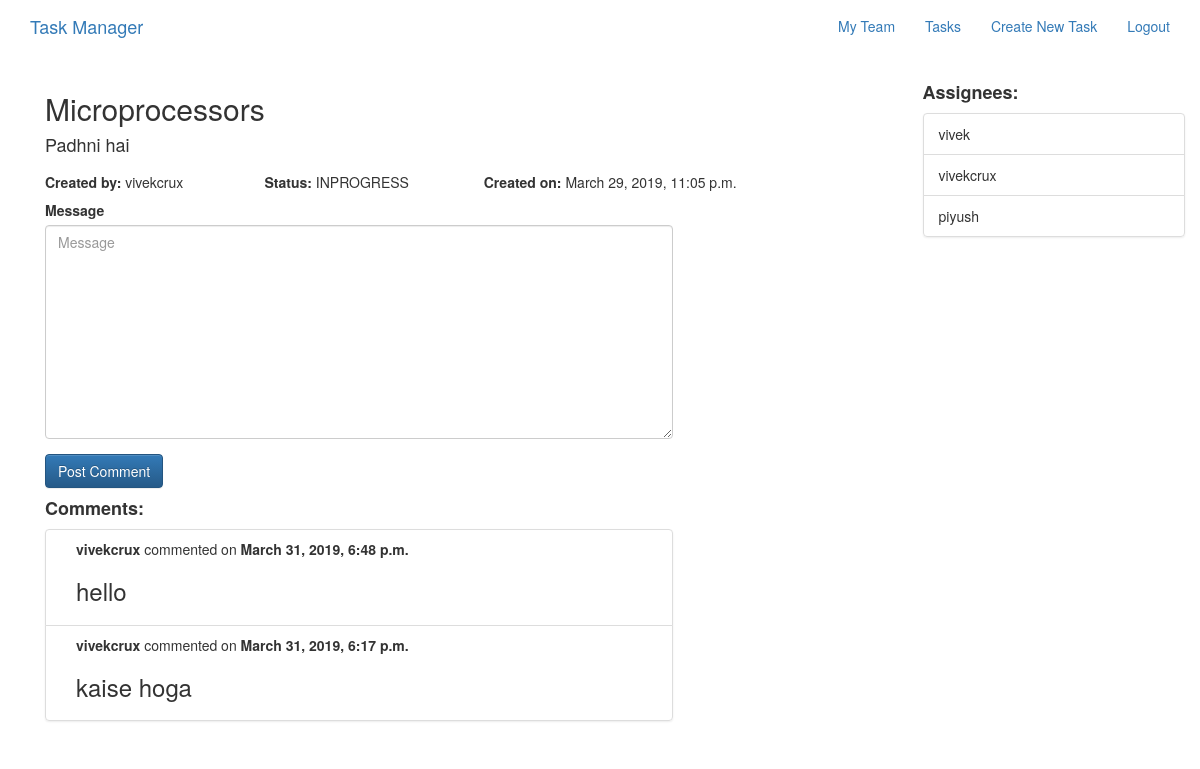
The app's page /tasks/about/microprocessors/ (signed in) with its own data.
### tasks/models.py (models this page shows, shortened)
class Task(models.Model):
    title = models.CharField(max_length=255,unique=True)
    description = models.TextField(blank=True,default='')
    STATUS_CHOICES = (
        ("PLANNED", "Planned"),
        ("INPROGRESS", "Inprogress"),
        ("DONE", "Done"),
    )
    status = models.CharField(max_length=10,
                              choices=STATUS_CHOICES,
                              default="PLANNED")
    slug = models.SlugField(allow_unicode=True,unique=True)
    creator = models.ForeignKey(User,related_name="tasks",on_delete=models.CASCADE)
    created_at = models.DateTimeField(auto_now=True)
    assignees = models.ManyToManyField(User,through="TaskAssignees")
    class Meta:
        ordering = ["-created_at"]

class Comment(models.Model):
    message = models.TextField()
    user = models.ForeignKey(User,related_name="user_comments",on_delete=models.CASCADE)
    task = models.ForeignKey(Task,related_name="task_comments",on_delete=models.CASCADE)
    created_at = models.DateTimeField(auto_now=True)
    class Meta:
        ordering = ["-created_at"]
        unique_together = ("message","user")

### tasks/views.py (the view)
# urls.py: url(r"^about/(?P<slug>[-\w]+)/$",views.TaskDetail.as_view(),name="single"),
class TaskDetail(LoginRequiredMixin,generic.DetailView):
    model = Task
    def get_context_data(self, **kwargs):
        context = super(TaskDetail, self).get_context_data(**kwargs)
        context['comment_form'] = CommentForm
        context['assign_task_form'] = AssignTaskForm
        return context

### teams/templatetags/team_tags.py (called while the page is built)
@register.simple_tag(takes_context=True)
def getteam(context):
    try:
        request = context['request']
        user = User.objects.get(username=request.user.username)
        team = user.members.team
    except ObjectDoesNotExist:
        team = None
    return team

### tasks/templates/tasks/task_detail.html (shortened to what this page needs)
{% extends "tasks/task_base.html" %}
{% load bootstrap3 %}
{% load tz %}
{% block task_content %}
{% if task.creator == request.user or task.creator.members.team == request.user.members.team %}
<div class="col-md-9">
  <h2>
    {{ task.title }}
  </h2>
  <h4>{{ task.description }}</h4>
  <div class="row">
    <div class="col-md-3">
      <h5><strong>Created by: </strong>{% if request.user == task.creator %}You{% else %}{{ task.creator }}{% endif %}</h5>
    </div>
    <div class="col-md-3">
      <h5><strong>Status: </strong>{{ task.status }}</h5>
    </div>
    <div class="col-md-6">
      <h5><strong>Created on: </strong>{{ task.created_at|localtime }}</h5>
    </div>
  </div>
<div class="row">
  <div class="col-md-9">
    <form action="{% url 'tasks:comment' slug=task.slug username=request.user %}" method="POST">
      {% bootstrap_form comment_form %}
      <input type="submit" name="" value="Post Comment" class="btn btn-primary btn-large">
    </form>
  </div>
  <div class="col-md-9">
    <h4>
    {% if task.task_comments.count > 0 %}
    <strong>Comment{{ task.task_comments.count|pluralize }}:</strong>
    {% endif %}
    </h4>
    <div class="list-group">
      {% for comment in task.task_comments.all %}
      <div class="list-group-item">
        <div class="list-group-item-text container-fluid">
          <div class="row">
            <div class="col-md-12">
              <strong>{{ comment.user }}</strong> commented on <strong>{{ comment.created_at|localtime }}</strong>
            </div>
            <div class="col-md-12">
                <h3>{{ comment.message }}</h3>
            </div>
          </div>
        </div>
      </div>
      {% endfor %}
    </div>
  </div>
</div>
</div>
<div class="col-md-3">
    <h4>
      <strong>Assignee{{ task.assignees.count|pluralize }}:</strong>
    </h4>
    <div class="list-group">
      {% for assignee in task.assignees.all %}
      <div class="list-group-item">
        {{ assignee }}
      </div>
      {% endfor %}
    </div>
</div>
{% else %}
<h1>You are not authorized to view this task</h1>
{% endif %}
{% endblock %}

### records on screen
Task: title "Microprocessors", description "Padhni hai", creator "vivekcrux", status "INPROGRESS", created_at "March 29, 2019, 11:05 p.m."
Comment: user "vivekcrux", created_at "March 31, 2019, 6:48 p.m.", message "hello"
Comment: user "vivekcrux", created_at "March 31, 2019, 6:17 p.m.", message "kaise hoga"

### other values on screen
{{ assignee }} "vivek"
{{ assignee }} "vivekcrux"
{{ assignee }} "piyush"
